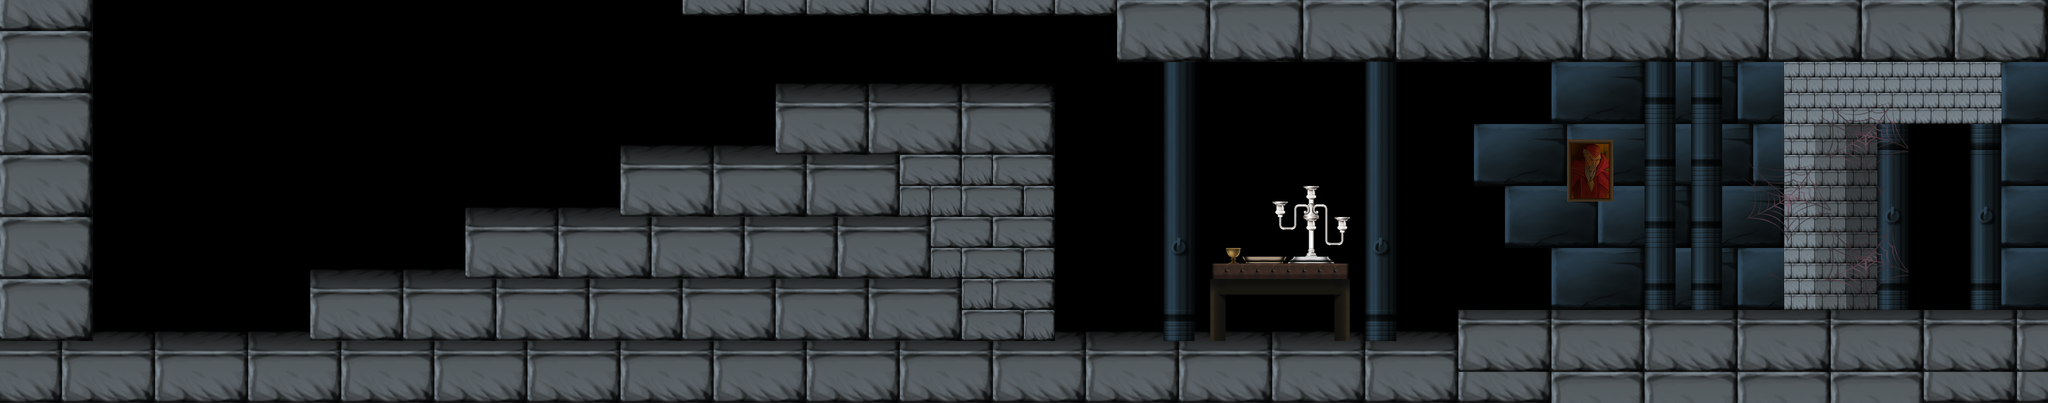

Below is a game level as drawn by its tile map, then a one-line description and the .tmx that defines it (tile-layer data replaced by summaries):
An orthogonal 132x26 tile map with 32x32 px tiles, 2 tile layers (Tiles, foreground) and 26 objects (11x BUG, 4x Fork, 4x Knife, 3x *Info, BigSpider, ...).

<map version="1.0" orientation="orthogonal" width="132" height="26" tilewidth="32" tileheight="32">
 <properties>
  <property name="background" value="back_area5" />
  <property name="backgroundXO" value="back_xo_area5" />
  <property name="defaultMusic" value="normal" />
  <property name="loseEffect" value=",2" />
  <property name="music,boss" value="boss.ogg" />
  <property name="music,normal" value="level5.ogg" />
  <property name="music,win" value="win_level.ogg" />
  <property name="platforms" value="Platform" />
  <property name="player" value="Vascolet" />
  <property name="useHud" value="" />
  <property name="useSave" value="" />
  <property name="winAction" value="goto:level16" />
  <property name="winCondition,boss" value="*BigSpider,defeated" />
  <property name="winEffect" value="win,6" />
 </properties>
 <tileset firstgid="1" source="tilesets/tileset_area5.tsx" />
 <layer name="Tiles" width="132" height="26">
  <data>[3432 cells, 2974 non-empty, 174 distinct tile ids]</data>
 </layer>
 <layer name="foreground" width="132" height="26" opacity="0.75">
  <data>[3432 cells, 293 non-empty, 38 distinct tile ids]</data>
 </layer>
 <objectgroup color="#55aaff" name="dataExt" width="132" height="26" />
 <objectgroup color="#ffffff" name="REFERENCE" width="132" height="26" visible="0">
  <properties>
   <property name="referenceOnly" value="true" />
  </properties>
  <object x="576" y="512" width="512" height="384" />
  <object name="BUG" x="3648" y="512" width="512" height="384" />
  <object name="BUG" x="3136" y="128" width="512" height="384" />
  <object name="BUG" x="3648" y="-256" width="512" height="384" />
  <object name="BUG" x="2624" y="-256" width="512" height="384" />
  <object name="BUG" x="2624" y="512" width="512" height="384" />
  <object name="BUG" x="2112" y="128" width="512" height="384" />
  <object name="BUG" x="1600" y="512" width="512" height="384" />
  <object name="BUG" x="1600" y="-256" width="512" height="384" />
  <object name="BUG" x="1088" y="128" width="512" height="384" />
  <object name="BUG" x="576" y="-256" width="512" height="384" />
  <object name="BUG" x="64" y="128" width="512" height="384" />
 </objectgroup>
 <objectgroup name="Scenes" width="132" height="26" visible="0" />
 <objectgroup color="#ffaaff" name="Platforms" width="132" height="26" />
 <objectgroup color="#ff5500" name="Enemies" width="132" height="26">
  <object name="BigSpider" x="3776" y="352" width="32" height="32" />
  <object name="Fork" x="832" y="448" width="32" height="32" />
  <object name="Knife" x="992" y="320" width="32" height="32" />
  <object name="Knife" x="1184" y="256" width="32" height="32" />
  <object name="Fork" x="1440" y="128" width="32" height="32" />
  <object name="Fork" x="704" y="416" width="32" height="32" />
  <object name="Knife" x="1088" y="224" width="32" height="32" />
  <object name="Knife" x="1312" y="192" width="32" height="32" />
  <object name="Fork" x="576" y="480" width="32" height="32" />
 </objectgroup>
 <objectgroup color="#00ff00" name="General" width="132" height="26">
  <object name="Start" x="288" y="672" width="32" height="32" />
  <object name="*Info" x="288" y="672" width="32" height="32">
   <properties>
    <property name="info" value="tip-level15intro" />
   </properties>
  </object>
  <object name="*Info" x="2080" y="160" width="32" height="32">
   <properties>
    <property name="info" value="tip-level15battle2" />
   </properties>
  </object>
  <object name="*Info" x="1984" y="160" width="32" height="32">
   <properties>
    <property name="info" value="tip-level15battle" />
   </properties>
  </object>
 </objectgroup>
 <objectgroup color="#ffff00" name="Items" width="132" height="26">
  <object name="FullEnergy" x="1792" y="160" width="32" height="32" />
 </objectgroup>
 <objectgroup color="#0000ff" name="Camera" width="132" height="26" />
</map>
